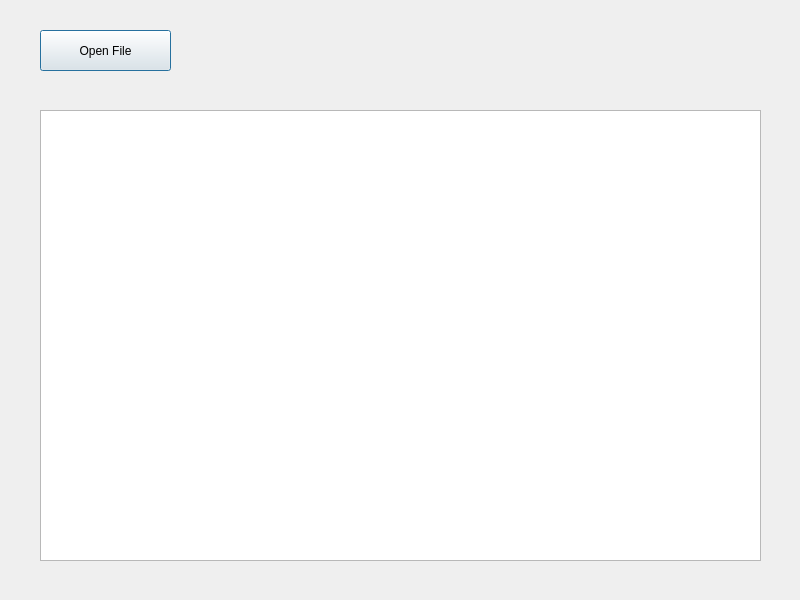
<?xml version="1.0" encoding="UTF-8"?>
<ui version="4.0">
 <class>Dialog</class>
 <widget class="QDialog" name="Dialog">
  <property name="geometry">
   <rect>
    <x>0</x>
    <y>0</y>
    <width>800</width>
    <height>600</height>
   </rect>
  </property>
  <property name="windowTitle">
   <string>Dialog</string>
  </property>
  <widget class="QPushButton" name="pushButton">
   <property name="geometry">
    <rect>
     <x>40</x>
     <y>30</y>
     <width>131</width>
     <height>41</height>
    </rect>
   </property>
   <property name="text">
    <string>Open File</string>
   </property>
  </widget>
  <widget class="QPlainTextEdit" name="plainTextEdit">
   <property name="geometry">
    <rect>
     <x>40</x>
     <y>110</y>
     <width>721</width>
     <height>451</height>
    </rect>
   </property>
  </widget>
 </widget>
 <resources/>
 <connections/>
</ui>
